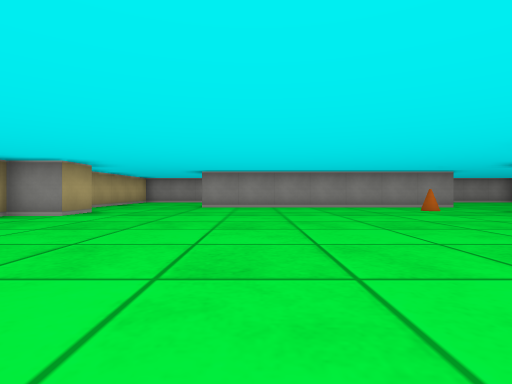
View 1 (above)

15 first-person views from a walk through a cub3D level. The camera is about half as high as the walls, looks level and sees 80° across. The floor is counted in squares. Each view is taken from the middle of a square. On the plan, view 1 faces up. The plan holds only what a view shows up to about 9 squares ahead; the rest is blank.

View 2
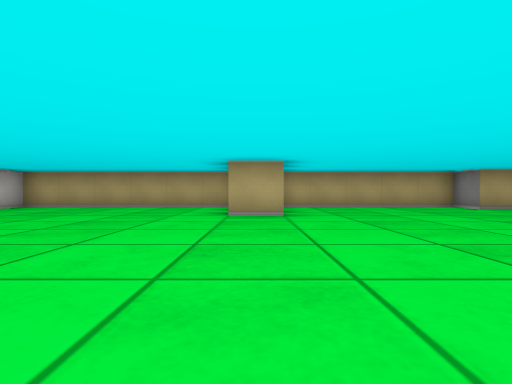

View 3
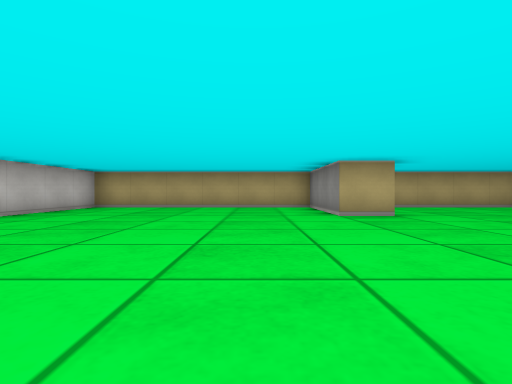

View 4
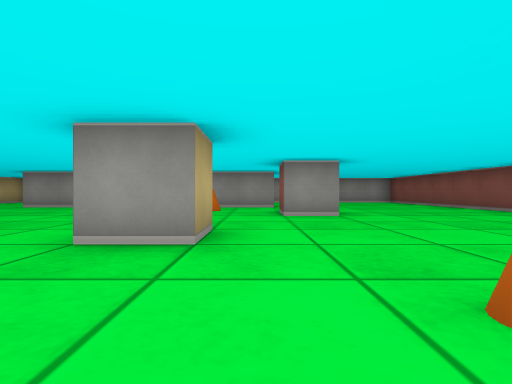

View 5
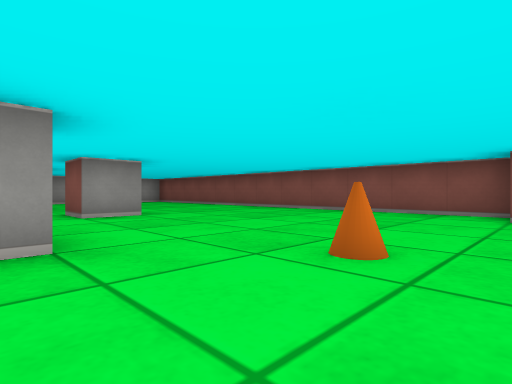

View 6
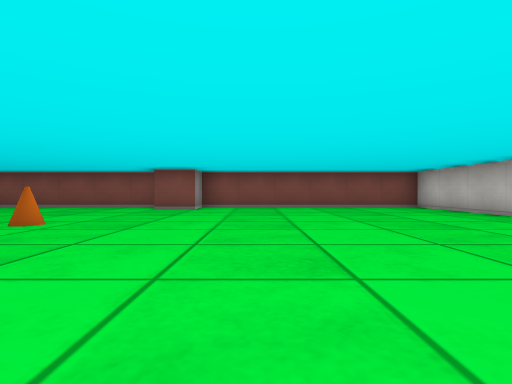

View 7
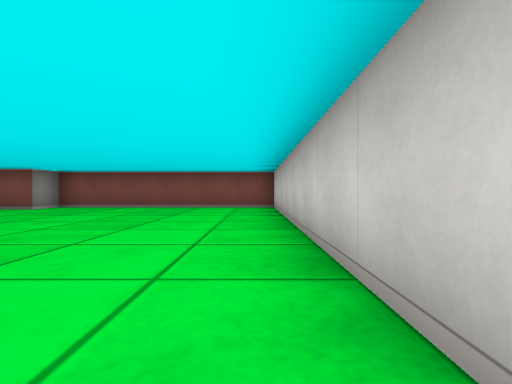

View 8
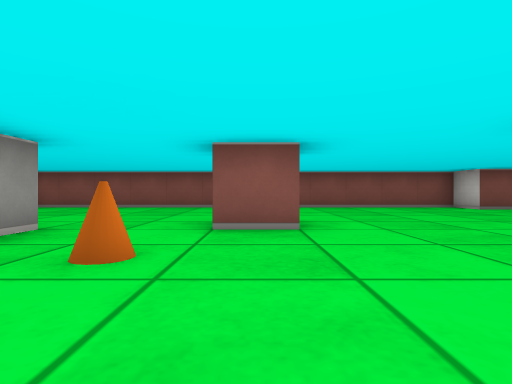

View 9
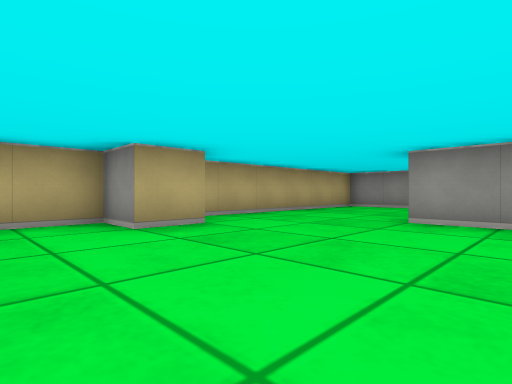

View 10
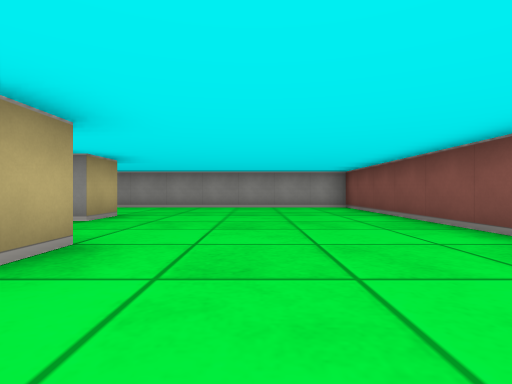

View 11
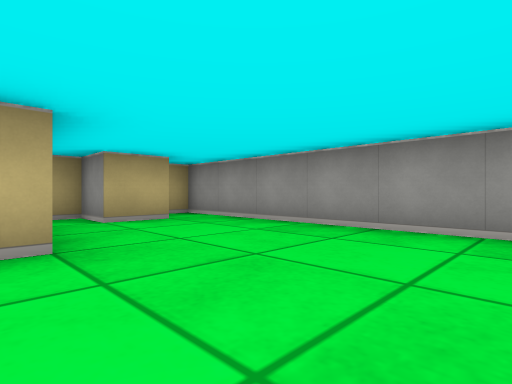

View 12
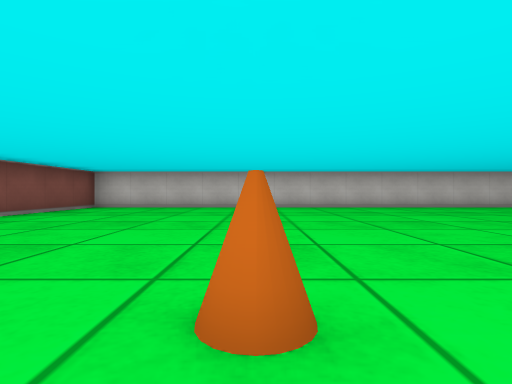

View 13
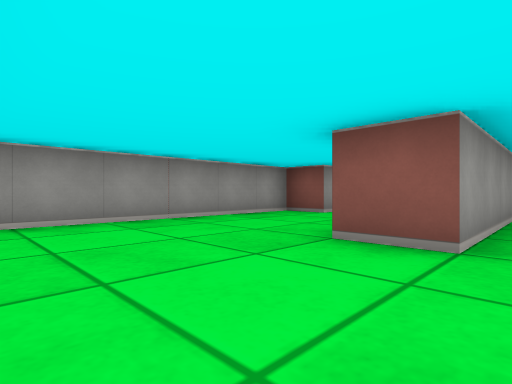

View 14
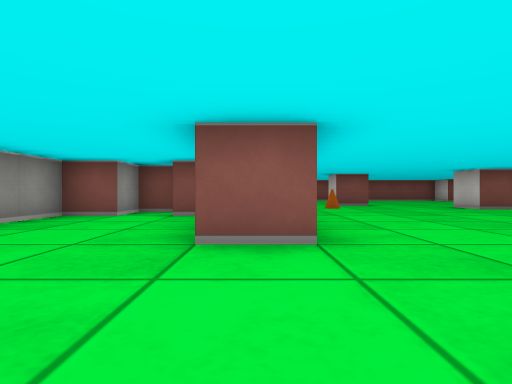

View 15
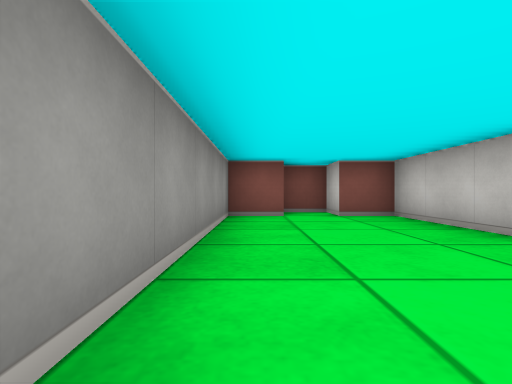

### Floor plan
Points are (right, up) in squares from view 1. A wall is a line through its corners. A room is listed if a view was taken in it or the views show most of it. See-through windows are left out.
Room 1 (views 1, 2, 3, 4, 5, 6, 7, 8, 9, 10, 11, 12, 13, 14, 15)
walls: (3.5, 2.5) (3.5, 3.5) (4.5, 3.5) (4.5, 2.5) (3.5, 2.5); (6.5, 6.5) (6.5, 5.5) (5.5, 5.5) (5.5, 6.5); (-1.5, 0.5) (-1.5, -0.5) (-4.5, -0.5) (-4.5, -6.5) (10.5, -6.5) (10.5, -0.5) (9.5, -0.5) (9.5, 0.5) (10.5, 0.5) (10.5, 12.5) (2.5, 12.5) (2.5, 12); (5.5, 9.5) (5.5, 8.5) (-1.5, 8.5) (-1.5, 9.5); (-3.5, 6.5) (-3.5, 5.5) (-4.5, 5.5) (-4.5, 0.8); (2.5, 10.5) (2.5, 10); (2.5, 10.5) (2.5, 11.5); (-1.1, 9.5) (1.5, 9.5) (1.5, 10.5); (3.5, 11.5) (3.5, 10.5); (1.5, 11.5) (1.5, 12.5) (-4.5, 12.5) (-4.5, 7.1)
objects: cone (4, 7); cone (6, 1)

Positions as (right, up) in squares from view 1, and headings:
1: (0, 0), facing up
2: (4, 0), facing left
3: (4, -2), facing left
4: (5, 0), facing up
5: (4, 0), facing up-right
6: (2, -2), facing right
7: (2, -6), facing right
8: (2, 6), facing right
9: (0, 4), facing up-left
10: (8, 4), facing up
11: (8, 9), facing up-left
12: (6, 2), facing down
13: (-4, 8), facing up-right
14: (-4, 9), facing right
15: (-4, 12), facing right
